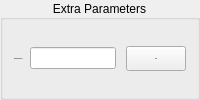
    <widget class="QGroupBox" name="groupBox">
     <property name="title">
      <string> Extra Parameters </string>
     </property>
     <property name="alignment">
      <set>Qt::AlignCenter</set>
     </property>
     <layout class="QGridLayout" name="gridLayout_3">
      <item row="0" column="0">
       <widget class="QLabel" name="label_23">
        <property name="font">
         <font>
          <family>Open Sans Semibold</family>
          <pointsize>-1</pointsize>
          <weight>50</weight>
          <italic>false</italic>
          <bold>false</bold>
         </font>
        </property>
        <property name="accessibleName">
         <string>LabelInfoWhite</string>
        </property>
        <property name="text">
         <string>Extra parameters:</string>
        </property>
       </widget>
      </item>
      <item row="0" column="1">
       <layout class="QHBoxLayout" name="horizontalLayout_7">
        <property name="spacing">
         <number>10</number>
        </property>
        <item>
         <widget class="QLineEdit" name="le_extra">
          <property name="font">
           <font>
            <family>Open Sans</family>
            <pointsize>-1</pointsize>
            <weight>50</weight>
            <italic>false</italic>
            <bold>false</bold>
           </font>
          </property>
          <property name="layoutDirection">
           <enum>Qt::LeftToRight</enum>
          </property>
          <property name="styleSheet">
           <string notr="true"/>
          </property>
          <property name="text">
           <string/>
          </property>
          <property name="readOnly">
           <bool>false</bool>
          </property>
          <property name="clearButtonEnabled">
           <bool>false</bool>
          </property>
         </widget>
        </item>
        <item>
         <widget class="QPushButton" name="pb_extra">
          <property name="enabled">
           <bool>true</bool>
          </property>
          <property name="sizePolicy">
           <sizepolicy hsizetype="Minimum" vsizetype="Minimum">
            <horstretch>0</horstretch>
            <verstretch>0</verstretch>
           </sizepolicy>
          </property>
          <property name="maximumSize">
           <size>
            <width>60</width>
            <height>25</height>
           </size>
          </property>
          <property name="font">
           <font>
            <family>Open Sans Semibold</family>
            <pointsize>-1</pointsize>
            <weight>50</weight>
            <italic>false</italic>
            <bold>false</bold>
           </font>
          </property>
          <property name="cursor">
           <cursorShape>PointingHandCursor</cursorShape>
          </property>
          <property name="styleSheet">
           <string notr="true">:disabled
{
background-color: rgb(60,60,60);
font-family: Open Sans Extrabold;
font-style: normal;
font-size: 8pt;
font-weight: bold;
color: rgb(100,100,100);
border: 0px solid rgb(0, 0, 0);
border-radius: 1px;
}</string>
          </property>
          <property name="text">
           <string> Edit</string>
          </property>
          <property name="icon">
           <iconset resource="../SP_Core/resources/common_resources.qrc">
            <normaloff>:/icons/doc_edit_icon&amp;48.png</normaloff>:/icons/doc_edit_icon&amp;48.png</iconset>
          </property>
          <property name="iconSize">
           <size>
            <width>15</width>
            <height>15</height>
           </size>
          </property>
         </widget>
        </item>
       </layout>
      </item>
     </layout>
    </widget>
